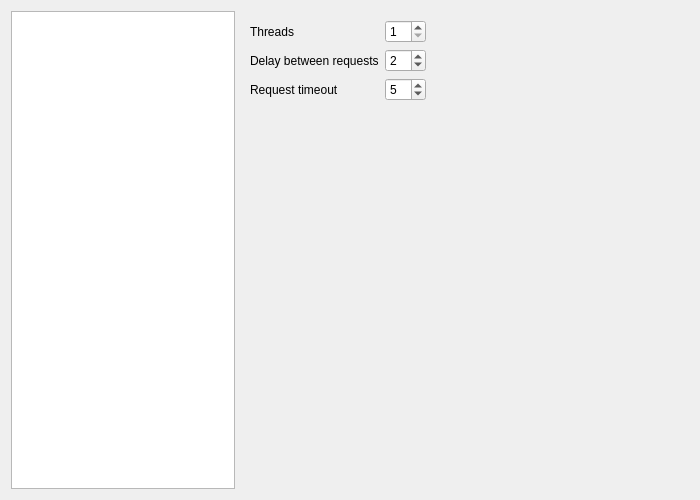
<?xml version="1.0" encoding="UTF-8"?>
<ui version="4.0">
 <class>optionsDialog</class>
 <widget class="QDialog" name="optionsDialog">
  <property name="geometry">
   <rect>
    <x>0</x>
    <y>0</y>
    <width>700</width>
    <height>500</height>
   </rect>
  </property>
  <property name="acceptDrops">
   <bool>false</bool>
  </property>
  <property name="windowTitle">
   <string>Options</string>
  </property>
  <layout class="QHBoxLayout" name="horizontalLayout" stretch="1,2">
   <item>
    <widget class="QListWidget" name="listWidget">
     <property name="editTriggers">
      <set>QAbstractItemView::NoEditTriggers</set>
     </property>
     <property name="alternatingRowColors">
      <bool>true</bool>
     </property>
     <property name="viewMode">
      <enum>QListView::ListMode</enum>
     </property>
    </widget>
   </item>
   <item>
    <widget class="QStackedWidget" name="stackedWidget">
     <widget class="QWidget" name="generalPage">
      <layout class="QVBoxLayout" name="verticalLayout">
       <item>
        <layout class="QGridLayout" name="gridLayout">
         <item row="3" column="2">
          <spacer name="verticalSpacer">
           <property name="orientation">
            <enum>Qt::Vertical</enum>
           </property>
           <property name="sizeHint" stdset="0">
            <size>
             <width>20</width>
             <height>40</height>
            </size>
           </property>
          </spacer>
         </item>
         <item row="0" column="2">
          <widget class="QLabel" name="threadsLabel">
           <property name="text">
            <string>Threads</string>
           </property>
          </widget>
         </item>
         <item row="0" column="6">
          <widget class="QSpinBox" name="threadsCountSpinbox">
           <property name="minimum">
            <number>1</number>
           </property>
           <property name="value">
            <number>1</number>
           </property>
          </widget>
         </item>
         <item row="1" column="2">
          <widget class="QLabel" name="label_2">
           <property name="text">
            <string>Delay between requests</string>
           </property>
          </widget>
         </item>
         <item row="1" column="6">
          <widget class="QSpinBox" name="requestsDelaySpinbox">
           <property name="maximum">
            <number>60</number>
           </property>
           <property name="value">
            <number>2</number>
           </property>
          </widget>
         </item>
         <item row="0" column="7">
          <spacer name="horizontalSpacer">
           <property name="orientation">
            <enum>Qt::Horizontal</enum>
           </property>
           <property name="sizeHint" stdset="0">
            <size>
             <width>40</width>
             <height>20</height>
            </size>
           </property>
          </spacer>
         </item>
         <item row="2" column="2">
          <widget class="QLabel" name="label">
           <property name="text">
            <string>Request timeout</string>
           </property>
          </widget>
         </item>
         <item row="2" column="6">
          <widget class="QSpinBox" name="requestTimeoutSpinbox">
           <property name="maximum">
            <number>60</number>
           </property>
           <property name="value">
            <number>5</number>
           </property>
          </widget>
         </item>
        </layout>
       </item>
      </layout>
     </widget>
     <widget class="QWidget" name="proxySourcesPage">
      <layout class="QVBoxLayout" name="verticalLayout_2">
       <item>
        <widget class="QTableView" name="proxySourcesTable">
         <property name="editTriggers">
          <set>QAbstractItemView::NoEditTriggers</set>
         </property>
         <property name="selectionBehavior">
          <enum>QAbstractItemView::SelectRows</enum>
         </property>
         <attribute name="horizontalHeaderStretchLastSection">
          <bool>true</bool>
         </attribute>
        </widget>
       </item>
       <item>
        <widget class="QLineEdit" name="addProxySourceEdit">
         <property name="placeholderText">
          <string>Add proxy source url</string>
         </property>
        </widget>
       </item>
      </layout>
     </widget>
    </widget>
   </item>
  </layout>
 </widget>
 <resources/>
 <connections/>
</ui>
